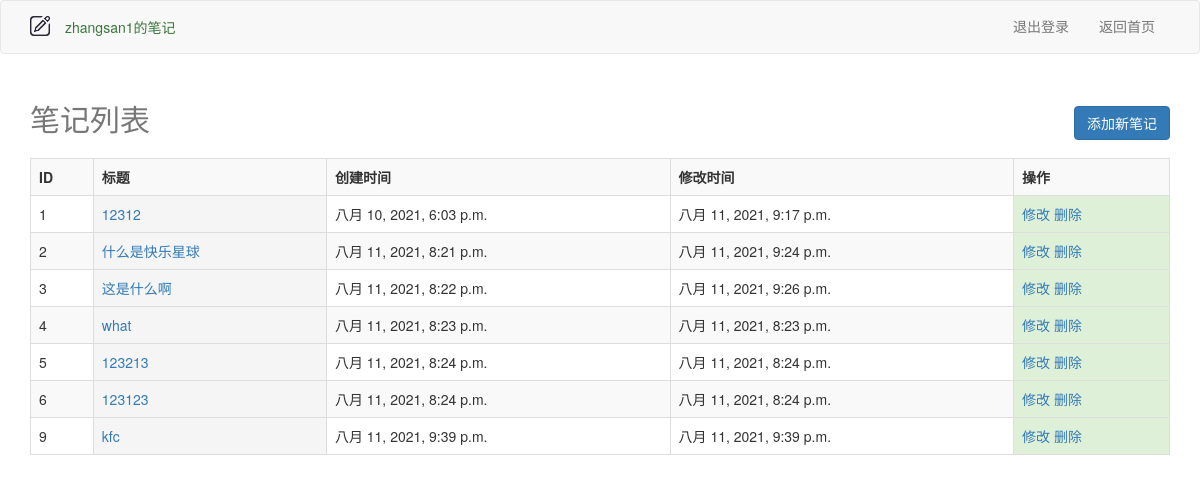
The app's page /note/list (signed in), older data.
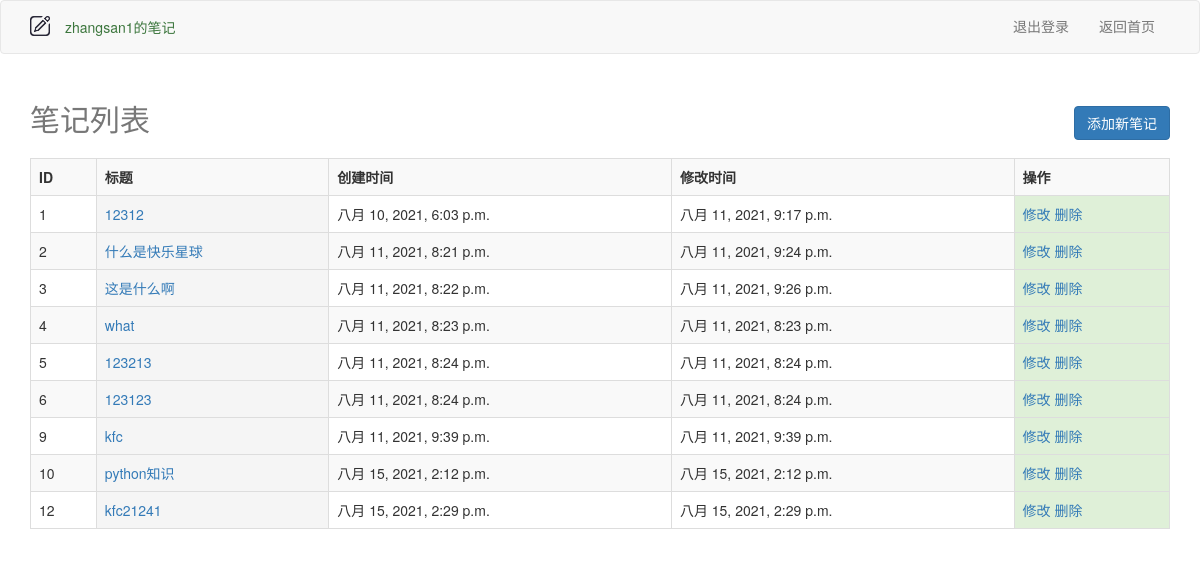
The same page, newer data.
### note/models.py (models this page shows)
class Note(models.Model):
    title=models.CharField('标题', max_length=100)
    content=models.TextField('内容')
    created_time=models.DateTimeField('创建时间',auto_now_add=True)
    updated_time=models.DateTimeField('创建时间',auto_now=True)
    user = models.ForeignKey(User, on_delete=models.CASCADE)

### note/views.py (the view, shortened to what this page needs)
    def wrap(request, *args, **kwargs):
        return fn(request, *args, **kwargs)

### note/views.py (called while the page is built, shortened)
def check_login(fn):
    def wrap(request, *args, **kwargs):
        return fn(request, *args, **kwargs)
    return wrap

@check_login
def list_view(request):
    noteList = Note.objects.all()
    return render(request, 'note/list_note.html', locals())

### note/templates/note/list_note.html (shortened to what this page needs)
{% load static %}
<!DOCTYPE html>
<html lang="en">
<head>
    <link rel="stylesheet" href="https://stackpath.bootstrapcdn.com/bootstrap/3.4.1/css/bootstrap.min.css">
</head>
<body>
<nav class="navbar navbar-default">
   <div class="container">
    <div class="navbar-header">
      <a class="navbar-brand" href="#"><img src="{% static "note/images/brand.png" %}" alt="brand" width="20px"></a>
      <ul class="nav navbar-nav">
        <li class="active"><p class="text-success" id="session_id">{{ request.session.username }}的笔记</p></li>
      </ul>
    </div>
    <div class="collapse navbar-collapse" id="bs-example-navbar-collapse-1">
      <ul class="nav navbar-nav navbar-right">
        <li><a href="/user/logout">退出登录</a></li>
        <li><a href="/index">返回首页</a></li>
      </ul>
    </div>
    </div>
</nav>
<div class="container">
<div class="table-responsive">
    <table class="table table-striped table-bordered table-hover">
        <caption><h2>笔记列表 <p class="pull-right"><a href="/note/add" class="btn btn-primary">添加新笔记</a></p></h2> </caption>
        <tr>
            <th>ID</th>
            <th>标题</th>
            <th>创建时间</th>
            <th>修改时间</th>
            <th>操作</th>
        </tr>
        {% for foo in noteList %}
        <tr>
            <td>{{ foo.id }}</td>
            <td class="active"><a href="/note/detail?id={{ foo.id }}">{{ foo.title }}</a></td>
            <td>{{ foo.created_time }}</td>
            <td>{{ foo.updated_time }}</td>
            <td class="success">
                <a href="/note/edit?id={{ foo.id }}">修改</a>
                <a href="/note/delete/{{ foo.id }}">删除</a>
            </td>
         </tr>
        {% endfor %}
    </table>
</div>
</div>
</body>
</html>

### note/templates/note/list_note.html (style rules this page uses)
#session_id { margin:16px 0; }

Row changes from the older to the newer data that the page shows:
added Note: id "10", title "python知识", created_time "八月 15, 2021, 2:12 p.m.", updated_time "八月 15, 2021, 2:12 p.m."
added Note: id "12", title "kfc21241", created_time "八月 15, 2021, 2:29 p.m.", updated_time "八月 15, 2021, 2:29 p.m."
